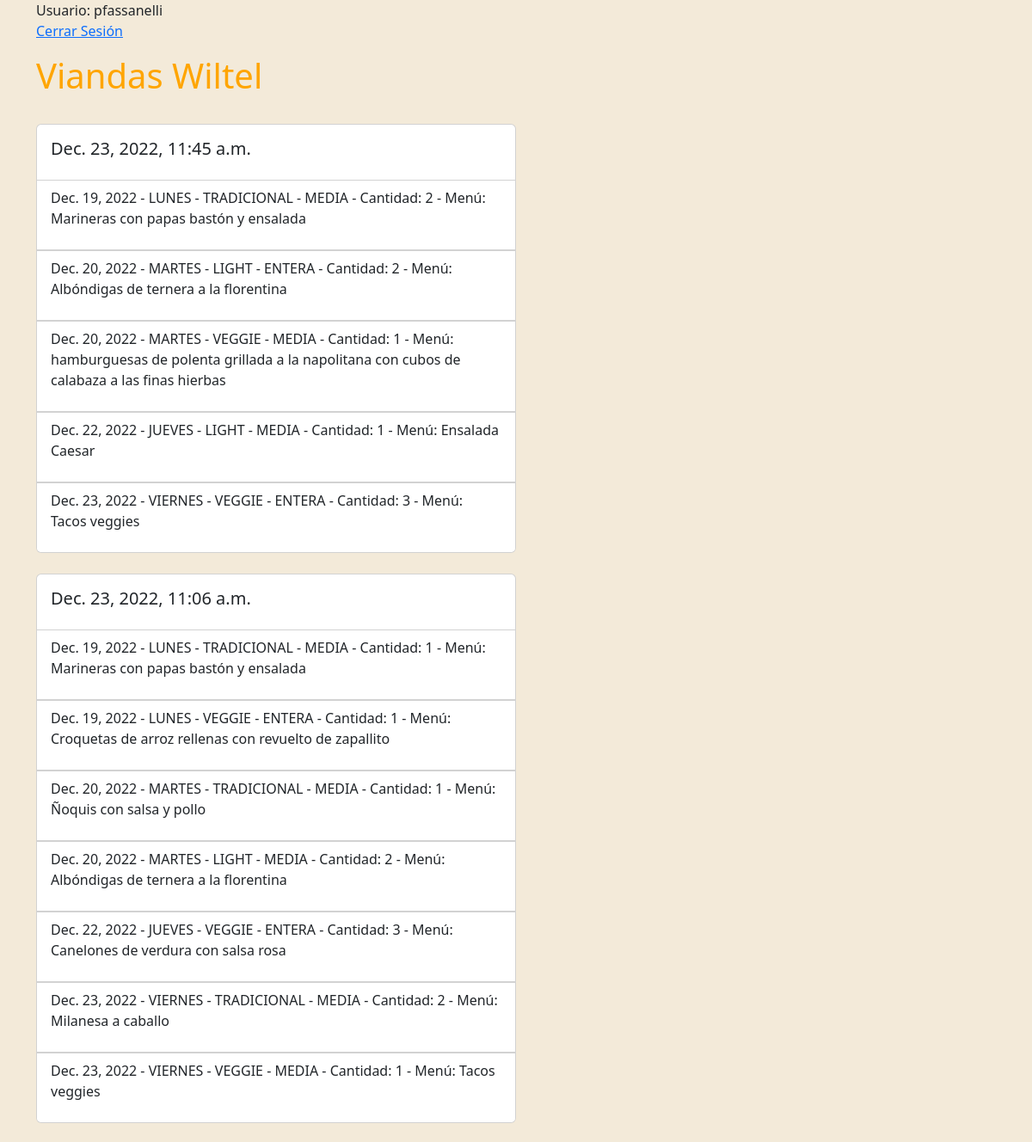
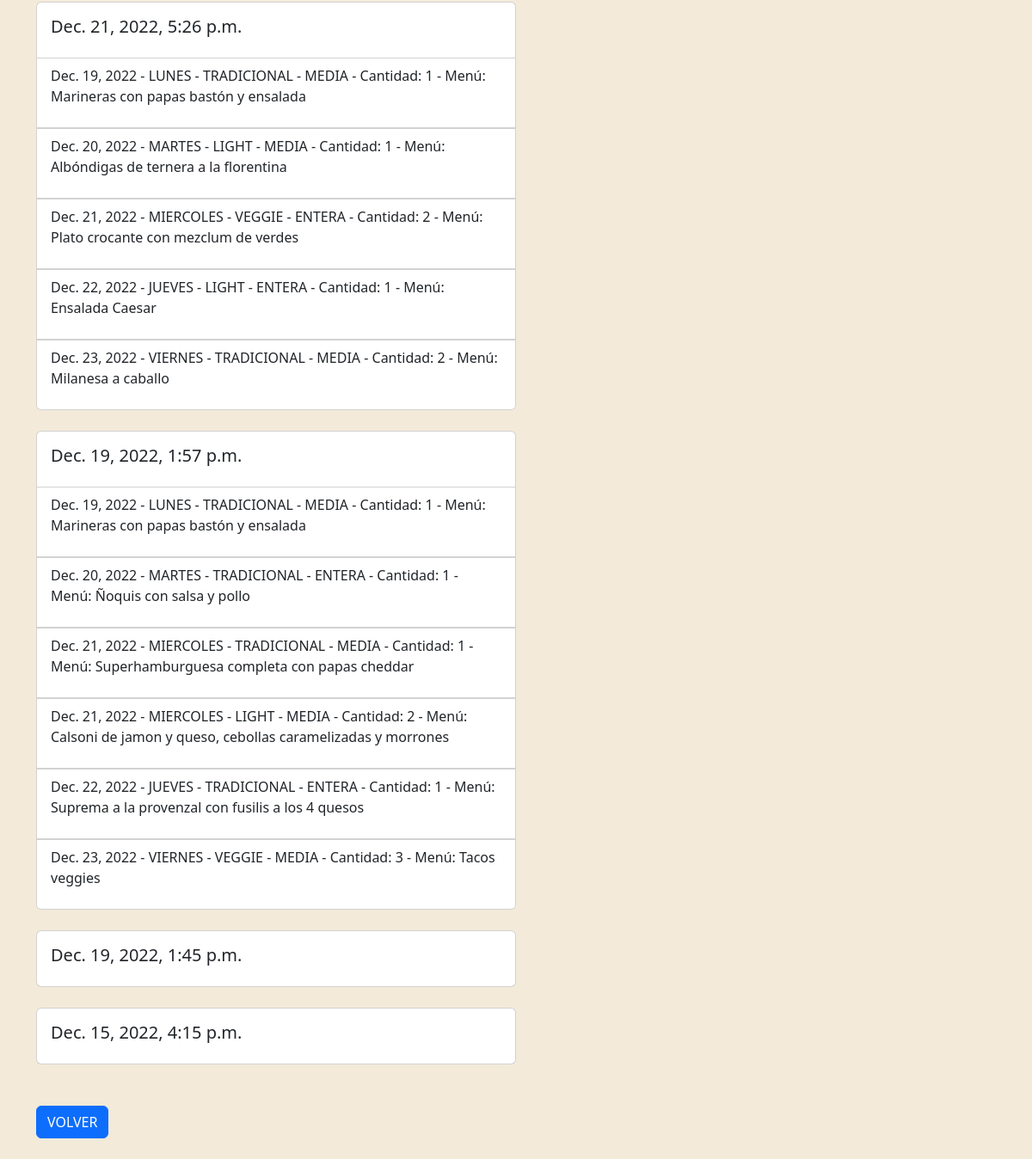
Page /pedidos/historial (signed in) on the committed database (2 pictures, top to bottom).
### pedidos/models.py (models this page shows, shortened)
class Pedido(models.Model):
    user = models.ForeignKey(User,on_delete=models.CASCADE)
    created_at = models.DateTimeField(auto_now_add=True)
    total = models.IntegerField(default=0)
    Estados = (
        ('ACTIVO', 'Activo'),
        ('INACTIVO', 'Inactivo')
    )
    estado = models.CharField(choices= Estados, max_length=20, null = True)
    class Meta:
        db_table = 'pedidos'
        verbose_name = 'pedido'
        verbose_name_plural = 'pedidos'
        ordering = ['id']

class LineaPedido(models.Model):
    user = models.ForeignKey(User, on_delete=models.CASCADE)
    vianda_tamaño = models.ForeignKey(ViandaTamaño, on_delete=models.CASCADE)
    pedido = models.ForeignKey(Pedido, on_delete=models.CASCADE)
    cantidad = models.IntegerField(default=1)
    created_at = models.DateTimeField(auto_now_add=True)
    class Meta:
        db_table = 'lineapedidos'
        verbose_name = 'Linea Pedido'
        verbose_name_plural = 'Lineas Pedidos'
        ordering = ['id']

### Cometela/models.py (models this page shows, shortened)
class ViandaTamaño(models.Model):
    vianda = models.ForeignKey(Vianda, on_delete=models.CASCADE)
    tamaño = models.ForeignKey(Tamaño, on_delete=models.CASCADE)

class Vianda(models.Model):
    DIAS = (
        ('LUNES', 'Lunes'),
        ('MARTES', 'Martes'),
        ('MIERCOLES', 'Miercoles'),
        ('JUEVES', 'Jueves'),
        ('VIERNES', 'Viernes')
    )
    dia = models.CharField(choices= DIAS, null=False, max_length=20)
    fecha = models.DateField(null=True)
    descripcion = models.CharField(max_length=250)
    Estados = (
        ('ACTIVA', 'Activa'),
        ('INACTIVA', 'Inactiva')
    )
    estado = models.CharField(choices= Estados, max_length=20, null = True)
    Tipos = (
        ('TRADICIONAL', 'Tradicional'),
        ('VEGGIE', 'Veggie'),
        ('LIGHT', 'Light')
    )
    tipo = models.CharField(choices= Tipos, max_length=20)

class Tamaño(models.Model):
    Tamaños = (
        ('MEDIA', 'Media'),
        ('ENTERA', 'Entera')
    )
    tamaño = models.CharField(choices= Tamaños, max_length=20, null=True)
    precio = models.IntegerField(default=0)
    Estados = (
        ('ACTIVA', 'Activa'),
        ('INACTIVA', 'Inactiva')
    )
    estado = models.CharField(choices= Estados, max_length=20, null = True)

### pedidos/views.py (the view)
# urls.py: path('historial', views.mostrar_pedidos, name="mostrar_pedidos"),
def mostrar_pedidos(request):
    pedidos = Pedido.objects.order_by('-created_at').filter(user = request.user)
    lineas_pedidos = LineaPedido.objects.filter(user = request.user)
    return render(request, 'historial.html', {'lista_pedidos': pedidos, 'lista_lineas_pedidos': lineas_pedidos})

### Cometela/context_processor.py (called while the page is built)
def total_carrito(request):
    total = 0
    if request.user.is_authenticated:
        if "carrito" in request.session.keys():
            for key, value in request.session["carrito"].items():
                total += int(value["acumulado"])
    return {"total_carrito": total}

### Cometela/templates/historial.html
{% extends 'base.html' %}
{% block contents %}
<div class="justify-content-center">
    {% for pedido in lista_pedidos %}
    <div class="card mt-4 mb-4" style="width: 50%;">
        <div class="card-body">
            <h5 class="card-title">{{pedido.created_at}}</h5>
        </div>
        {% for linea in lista_lineas_pedidos %}
        {% if linea.pedido == pedido %}
        <ul class="list-group list-group-flush">
            <li class="list-group-item">
                <p>
                    {{linea.vianda_tamaño.vianda.fecha}} - {{linea.vianda_tamaño.vianda.dia}} - {{linea.vianda_tamaño.vianda.tipo}} - {{linea.vianda_tamaño.tamaño.tamaño}} - Cantidad: {{linea.cantidad}} - Menú: {{linea.vianda_tamaño.vianda.descripcion}}
                </p>
            </li>
        </ul>
        {% endif %}
        {% endfor %}
    </div>
    {% endfor %}
    <a href="{% url 'Tienda' %}" class="btn btn-primary mt-4 mb-4">VOLVER</a>
</div>
{% endblock %}

### Cometela/templates/base.html (shortened to what this page needs)
{% load static %}
<!DOCTYPE html>
<html lang="en">
<head>
    <link rel="stylesheet" href="{% static 'bootstrap/css/bootstrap.min.css' %}">
    <link rel="stylesheet" href="{% static 'css/estilos.css' %}">
</head>
<body>
    <div class="container">
        <div>
            {% if user.is_authenticated %}
            Usuario: {{user.username}}
            <p><a href="{% url 'cerrar_sesion' %}">Cerrar Sesión</a></p>
            {% endif %}
        </div>
        <div class="row">
            <div class="col-12 align-self-center"><a href="{% url 'Tienda' %} " style="text-decoration: none"><h1>Viandas Wiltel</h1></a></div>
        </div>
         {% block contents %}
         {% endblock %}
    </div>
</body>
</html>

### Cometela/static/css/estilos.css (style rules this page uses)
body { margin:0; padding: 0; box-sizing: border-box; background-color: rgb(243, 234, 217); }
h1 { color: orange; }

### rows in the picture
Pedido: created_at "Dec. 23, 2022, 11:45 a.m."
LineaPedido: vianda_tamaño.vianda.fecha "Dec. 19, 2022", vianda_tamaño.vianda.dia "LUNES", vianda_tamaño.vianda.tipo "TRADICIONAL", vianda_tamaño.tamaño.tamaño "MEDIA", cantidad "2", vianda_tamaño.vianda.descripcion "Marineras con papas bastón y ensalada"
LineaPedido: vianda_tamaño.vianda.fecha "Dec. 20, 2022", vianda_tamaño.vianda.dia "MARTES", vianda_tamaño.vianda.tipo "LIGHT", vianda_tamaño.tamaño.tamaño "ENTERA", cantidad "2", vianda_tamaño.vianda.descripcion "Albóndigas de ternera a la florentina"
LineaPedido: vianda_tamaño.vianda.fecha "Dec. 20, 2022", vianda_tamaño.vianda.dia "MARTES", vianda_tamaño.vianda.tipo "VEGGIE", vianda_tamaño.tamaño.tamaño "MEDIA", cantidad "1", vianda_tamaño.vianda.descripcion "hamburguesas de polenta grillada a la napolitana con cubos de calabaza a las finas hierbas"
LineaPedido: vianda_tamaño.vianda.fecha "Dec. 22, 2022", vianda_tamaño.vianda.dia "JUEVES", vianda_tamaño.vianda.tipo "LIGHT", vianda_tamaño.tamaño.tamaño "MEDIA", cantidad "1", vianda_tamaño.vianda.descripcion "Ensalada Caesar"
LineaPedido: vianda_tamaño.vianda.fecha "Dec. 23, 2022", vianda_tamaño.vianda.dia "VIERNES", vianda_tamaño.vianda.tipo "VEGGIE", vianda_tamaño.tamaño.tamaño "ENTERA", cantidad "3", vianda_tamaño.vianda.descripcion "Tacos veggies"
Pedido: created_at "Dec. 23, 2022, 11:06 a.m."
LineaPedido: vianda_tamaño.vianda.fecha "Dec. 19, 2022", vianda_tamaño.vianda.dia "LUNES", vianda_tamaño.vianda.tipo "TRADICIONAL", vianda_tamaño.tamaño.tamaño "MEDIA", cantidad "1", vianda_tamaño.vianda.descripcion "Marineras con papas bastón y ensalada"
LineaPedido: vianda_tamaño.vianda.fecha "Dec. 19, 2022", vianda_tamaño.vianda.dia "LUNES", vianda_tamaño.vianda.tipo "VEGGIE", vianda_tamaño.tamaño.tamaño "ENTERA", cantidad "1", vianda_tamaño.vianda.descripcion "Croquetas de arroz rellenas con revuelto de zapallito"
LineaPedido: vianda_tamaño.vianda.fecha "Dec. 20, 2022", vianda_tamaño.vianda.dia "MARTES", vianda_tamaño.vianda.tipo "TRADICIONAL", vianda_tamaño.tamaño.tamaño "MEDIA", cantidad "1", vianda_tamaño.vianda.descripcion "Ñoquis con salsa y pollo"
LineaPedido: vianda_tamaño.vianda.fecha "Dec. 20, 2022", vianda_tamaño.vianda.dia "MARTES", vianda_tamaño.vianda.tipo "LIGHT", vianda_tamaño.tamaño.tamaño "MEDIA", cantidad "2", vianda_tamaño.vianda.descripcion "Albóndigas de ternera a la florentina"
LineaPedido: vianda_tamaño.vianda.fecha "Dec. 22, 2022", vianda_tamaño.vianda.dia "JUEVES", vianda_tamaño.vianda.tipo "VEGGIE", vianda_tamaño.tamaño.tamaño "ENTERA", cantidad "3", vianda_tamaño.vianda.descripcion "Canelones de verdura con salsa rosa"
LineaPedido: vianda_tamaño.vianda.fecha "Dec. 23, 2022", vianda_tamaño.vianda.dia "VIERNES", vianda_tamaño.vianda.tipo "TRADICIONAL", vianda_tamaño.tamaño.tamaño "MEDIA", cantidad "2", vianda_tamaño.vianda.descripcion "Milanesa a caballo"
LineaPedido: vianda_tamaño.vianda.fecha "Dec. 23, 2022", vianda_tamaño.vianda.dia "VIERNES", vianda_tamaño.vianda.tipo "VEGGIE", vianda_tamaño.tamaño.tamaño "MEDIA", cantidad "1", vianda_tamaño.vianda.descripcion "Tacos veggies"
Pedido: created_at "Dec. 21, 2022, 5:26 p.m."
LineaPedido: vianda_tamaño.vianda.fecha "Dec. 19, 2022", vianda_tamaño.vianda.dia "LUNES", vianda_tamaño.vianda.tipo "TRADICIONAL", vianda_tamaño.tamaño.tamaño "MEDIA", cantidad "1", vianda_tamaño.vianda.descripcion "Marineras con papas bastón y ensalada"
LineaPedido: vianda_tamaño.vianda.fecha "Dec. 20, 2022", vianda_tamaño.vianda.dia "MARTES", vianda_tamaño.vianda.tipo "LIGHT", vianda_tamaño.tamaño.tamaño "MEDIA", cantidad "1", vianda_tamaño.vianda.descripcion "Albóndigas de ternera a la florentina"
LineaPedido: vianda_tamaño.vianda.fecha "Dec. 21, 2022", vianda_tamaño.vianda.dia "MIERCOLES", vianda_tamaño.vianda.tipo "VEGGIE", vianda_tamaño.tamaño.tamaño "ENTERA", cantidad "2", vianda_tamaño.vianda.descripcion "Plato crocante con mezclum de verdes"
LineaPedido: vianda_tamaño.vianda.fecha "Dec. 22, 2022", vianda_tamaño.vianda.dia "JUEVES", vianda_tamaño.vianda.tipo "LIGHT", vianda_tamaño.tamaño.tamaño "ENTERA", cantidad "1", vianda_tamaño.vianda.descripcion "Ensalada Caesar"
LineaPedido: vianda_tamaño.vianda.fecha "Dec. 23, 2022", vianda_tamaño.vianda.dia "VIERNES", vianda_tamaño.vianda.tipo "TRADICIONAL", vianda_tamaño.tamaño.tamaño "MEDIA", cantidad "2", vianda_tamaño.vianda.descripcion "Milanesa a caballo"
Pedido: created_at "Dec. 19, 2022, 1:57 p.m."
LineaPedido: vianda_tamaño.vianda.fecha "Dec. 19, 2022", vianda_tamaño.vianda.dia "LUNES", vianda_tamaño.vianda.tipo "TRADICIONAL", vianda_tamaño.tamaño.tamaño "MEDIA", cantidad "1", vianda_tamaño.vianda.descripcion "Marineras con papas bastón y ensalada"
LineaPedido: vianda_tamaño.vianda.fecha "Dec. 20, 2022", vianda_tamaño.vianda.dia "MARTES", vianda_tamaño.vianda.tipo "TRADICIONAL", vianda_tamaño.tamaño.tamaño "ENTERA", cantidad "1", vianda_tamaño.vianda.descripcion "Ñoquis con salsa y pollo"
LineaPedido: vianda_tamaño.vianda.fecha "Dec. 21, 2022", vianda_tamaño.vianda.dia "MIERCOLES", vianda_tamaño.vianda.tipo "TRADICIONAL", vianda_tamaño.tamaño.tamaño "MEDIA", cantidad "1", vianda_tamaño.vianda.descripcion "Superhamburguesa completa con papas cheddar"
LineaPedido: vianda_tamaño.vianda.fecha "Dec. 21, 2022", vianda_tamaño.vianda.dia "MIERCOLES", vianda_tamaño.vianda.tipo "LIGHT", vianda_tamaño.tamaño.tamaño "MEDIA", cantidad "2", vianda_tamaño.vianda.descripcion "Calsoni de jamon y queso, cebollas caramelizadas y morrones"
LineaPedido: vianda_tamaño.vianda.fecha "Dec. 22, 2022", vianda_tamaño.vianda.dia "JUEVES", vianda_tamaño.vianda.tipo "TRADICIONAL", vianda_tamaño.tamaño.tamaño "ENTERA", cantidad "1", vianda_tamaño.vianda.descripcion "Suprema a la provenzal con fusilis a los 4 quesos"
LineaPedido: vianda_tamaño.vianda.fecha "Dec. 23, 2022", vianda_tamaño.vianda.dia "VIERNES", vianda_tamaño.vianda.tipo "VEGGIE", vianda_tamaño.tamaño.tamaño "MEDIA", cantidad "3", vianda_tamaño.vianda.descripcion "Tacos veggies"
Pedido: created_at "Dec. 19, 2022, 1:45 p.m."
Pedido: created_at "Dec. 15, 2022, 4:15 p.m."

### other values in the picture
{{ user.username }} "pfassanelli"
